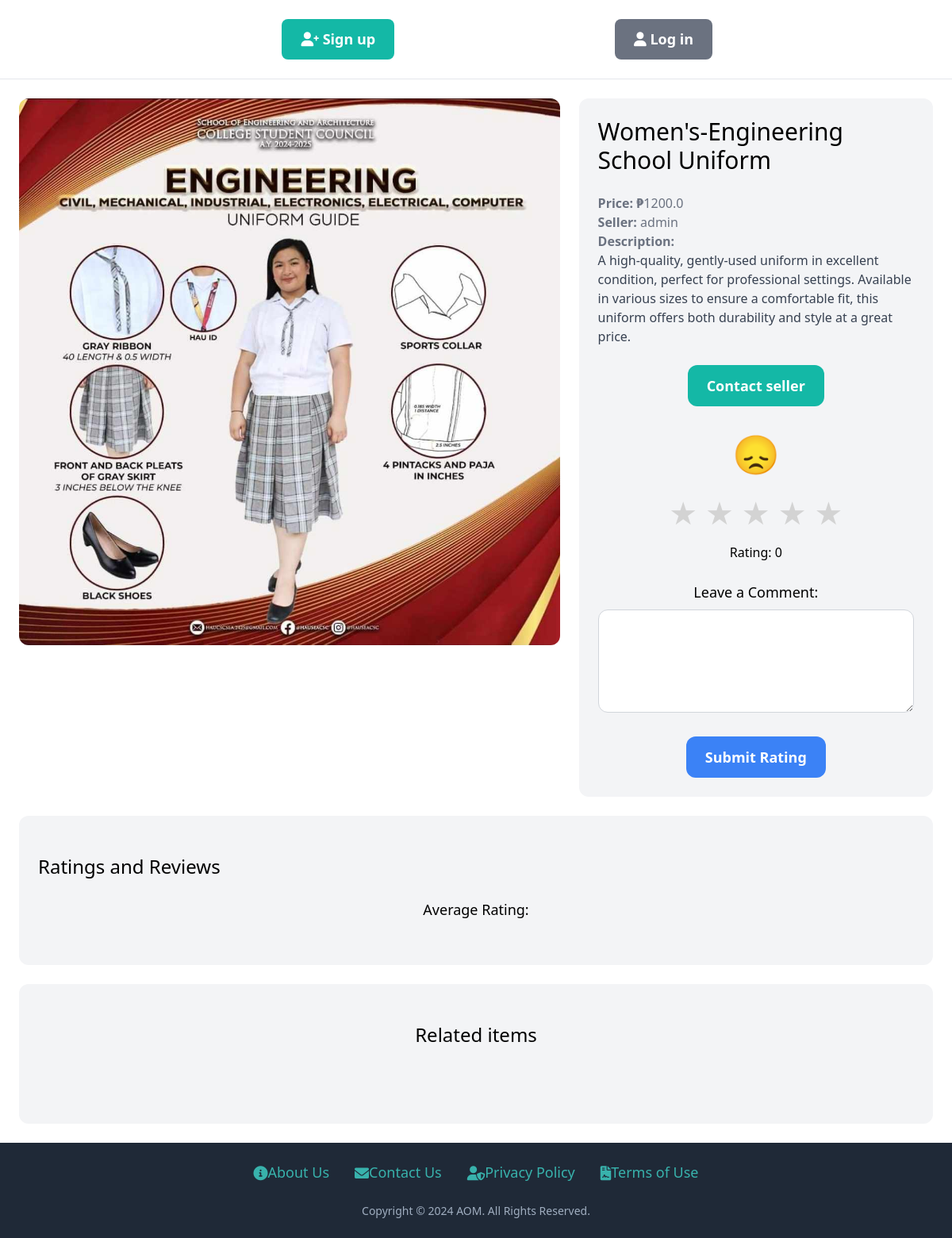
Page /items/11/ on the committed database.
### item/models.py (models this page shows, shortened)
class Item(models.Model):
    category = models.ForeignKey(Category, related_name='items', on_delete=models.CASCADE)
    name = models.CharField(max_length=225)
    description = models.TextField(blank=True, null=True)
    price = models.FloatField()
    image = models.ImageField(upload_to='item_images', blank=True, null=False)
    is_sold = models.BooleanField(default=False)
    created_by = models.ForeignKey(User, related_name='items', on_delete=models.CASCADE)
    created_at = models.DateTimeField(auto_now_add=True)

### item/views.py (the view)
# urls.py: path('<int:pk>/', views.detail, name='detail'),
def detail(request, pk):
    item = get_object_or_404(Item, pk=pk)
    related_items = Item.objects.filter(category=item.category, is_sold=False).exclude(pk=pk)[:3]
    ratings = item.ratings.all()  # Get all ratings for the item
    return render(request, 'item/detail.html', {
        'item': item,
        'related_items': related_items,
        'ratings': ratings
    })

### item/templates/item/detail.html (shortened to what this page needs)
{% extends 'core/base.html' %}
{% block content %}
<link rel="stylesheet" href="https://cdnjs.cloudflare.com/ajax/libs/font-awesome/6.0.0-beta3/css/all.min.css">
<div class="grid grid-cols-5 gap-6">
    <div class="col-span-3">
        <img src="{{ item.image.url }}" class="rounded-xl">
    </div>
    <div class="col-span-2 p-6 bg-gray-100 rounded-xl">
        <h1 class="mb-6 text-3xl">{{ item.name }}</h1>
        <p class="text-gray-500"><strong>Price: ₱</strong>{{ item.price }}</p>
        <p class="text-gray-500"><strong>Seller: </strong>{{ item.created_by.username }}</p>
        {% if item.description %}
            <p class="text-gray-700">
                <strong class="text-gray-500">Description: </strong><br>
                {{ item.description }}
            </p>
        {% endif %}
        {% if request.user == item.created_by %}
        <div class="mt-6 p-6 bg-white rounded-xl">
            <p>This is your item!</p>
            <a href="{% url 'item:edit' item.id %}" class="inline-block mt-6 px-6 py-3 text-lg font-semibold bg-teal-500 text-white rounded-xl">Edit</a>
            <a href="{% url 'item:delete' item.id %}" class="inline-block mt-6 px-6 py-3 text-lg font-semibold bg-red-500 text-white rounded-xl">Delete</a>
        </div>
         <div id="star-rating" class="mt-6 flex flex-col items-center">
            <p id="emoji" style="font-size: 48px;">😞</p>
            <div class="flex justify-center mt-2">
                <span class="star" data-value="1">&#9733;</span>
                <span class="star" data-value="2">&#9733;</span>
                <span class="star" data-value="3">&#9733;</span>
                <span class="star" data-value="4">&#9733;</span>
                <span class="star" data-value="5">&#9733;</span>
            </div>
            <p class="mt-2">Rating: <span id="rating-value">0</span></p>
        </div>
        <div class="mt-6">
            <label for="comment" class="block text-lg">Leave a Comment:</label>
            <textarea id="comment" rows="4" class="w-full p-4 border border-gray-300 rounded-xl mt-2"></textarea>
        </div>
        <div class="mt-6 text-center">
            <button id="submit-rating" class="px-6 py-3 text-lg font-semibold bg-blue-500 text-white rounded-xl hover:bg-blue-700">Submit Rating</button>
        </div>
        <div id="submitted-rating" class="mt-6 text-center hidden">
            <p class="text-lg">Your submitted rating: <span id="final-rating-value" class="font-semibold"></span></p>
            <p class="text-lg">Your comment: <span id="final-comment" class="font-semibold"></span></p>
        </div>
        {% else %}
        <div class="mt-6 text-center">
            <a href="{% url 'inbox:new' item.id %}" class="inline-block px-6 py-3 text-lg font-semibold bg-teal-500 text-white rounded-xl hover:bg-teal-700">Contact seller</a>
            <div id="star-rating" class="mt-6 flex flex-col items-center">
                <p id="emoji" style="font-size: 48px;">😞</p>
                <div class="flex justify-center mt-2">
                    <span class="star" data-value="1">&#9733;</span>
                    <span class="star" data-value="2">&#9733;</span>
                    <span class="star" data-value="3">&#9733;</span>
                    <span class="star" data-value="4">&#9733;</span>
                    <span class="star" data-value="5">&#9733;</span>
                </div>
                <p class="mt-2">Rating: <span id="rating-value">0</span></p>
            </div>
            <div class="mt-6">
                <label for="comment" class="block text-lg">Leave a Comment:</label>
                <textarea id="comment" rows="4" class="w-full p-4 border border-gray-300 rounded-xl mt-2"></textarea>
            </div>
            <div class="mt-6 text-center">
                <button id="submit-rating" class="px-6 py-3 text-lg font-semibold bg-blue-500 text-white rounded-xl hover:bg-blue-700">Submit Rating</button>
            </div>
        </div>
        {% endif %}
    </div>
</div>
<div id="ratings-section" class="mt-6 px-6 py-12 bg-gray-100 rounded-xl">
    <h2 class="mb-6 text-2xl">Ratings and Reviews</h2>
    <div id="average-rating" class="mt-6 text-center">
        <p class="text-lg">Average Rating:</p>
    </div>
</div>
<div class="mt-6 px-6 py-12 bg-gray-100 rounded-xl">
    <h2 class="mb-12 text-2xl text-center">Related items</h2>
</div>
{% endblock %}

### core/templates/core/base.html (style rules this page uses)
html, body { height: 100%; margin: 0; display: flex; flex-direction: column; }
body { flex: 1; }

### item/templates/item/detail.html (style rules this page uses)
.star { font-size: 40px; color: lightgray; cursor: pointer; margin: 0 5px; }

### rows in the picture
Item: image (picture), name "Women's-Engineering School Uniform", price "1200.0", created_by.username "admin", description "A high-quality, gently-used uniform in excellent condition, perfect for professional settings. Available in various sizes to ensure a comfortable fit, this uniform offers both durability and style at a great price."
